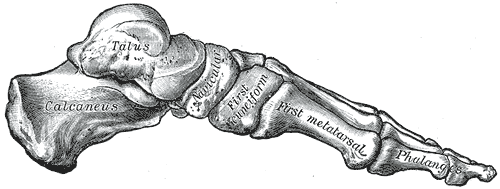
#> input picture tesi/sorgenti/gray/Gray290.png, 500 x 189 px; its folder holds 4 pictures in this run
$ python tavole_it.py
#> lines starting #> are read from the running program, lines starting #| are printed output that depends on the picture
# Traduce in italiano le etichette delle tavole di Gray (1918) e compone le tavole della tesi.
# Etichette esterne: cancellate e riscritte in italiano. Etichette sul disegno: coperte da un numero (legenda in didascalia).
import os, statistics
from PIL import Image, ImageDraw, ImageFont, ImageOps

HERE = os.path.dirname(os.path.abspath(__file__))
GRAY = os.path.join(HERE, 'gray')
S = 2  # fattore di ingrandimento di lavoro
MARGIN = 80  # margine bianco (px originali) per le etichette lunghe
FONT_IT = '/usr/share/fonts/truetype/liberation/LiberationSerif-Italic.ttf'
FONT_B = '/usr/share/fonts/truetype/liberation/LiberationSans-Bold.ttf'

def load(n):
    im = Image.open(f'{GRAY}/Gray{n}.png').convert('RGB')
    im = im.crop(ImageOps.invert(im).getbbox())
    im = ImageOps.expand(im, border=MARGIN, fill='white')
    return im.resize((im.size[0] * S, im.size[1] * S), Image.LANCZOS)

# [11 lines left out: function median_border, not called in this run]

def erase(im, box, white):
    d = ImageDraw.Draw(im)
    if white:
        d.rectangle(box, fill=(255, 255, 255)); return
    d.rounded_rectangle(box, radius=3 * S, fill=(255, 255, 255), outline=(90, 90, 90), width=1)

def fit_text(d, text, box, maxw_factor=1.25):
    x0, y0, x1, y1 = box
    bw, bh = x1 - x0, y1 - y0
    bh = min(bh, 13 * S)
    maxw = int(max(bw * maxw_factor, 70 * S))
    for lines in (1, 2, 3):
        words = text.split()
        # suddivisione in righe bilanciate
        if lines == 1: parts = [text]
        else:
            n = len(words); per = -(-n // lines)
            parts = [' '.join(words[i:i + per]) for i in range(0, n, per)]
        size = int(bh / (lines * 0.95)) if lines > 1 else int(bh * 1.05)
        size = max(size, 9 * S)
        while size >= 9 * S:
            f = ImageFont.truetype(FONT_IT, size)
            widths = [d.textlength(p, font=f) for p in parts]
            if max(widths) <= maxw: return f, parts
            size -= 1
    f = ImageFont.truetype(FONT_IT, 9 * S)
    return f, parts

def write_label(im, text, box, white=True, anchor='c', maxw=1.25):
    box = [(v + MARGIN) * S for v in box]
    d = ImageDraw.Draw(im)
    f, parts = fit_text(d, text, box, maxw)
    lh = f.size * 1.05
    total = lh * len(parts)
    cx = (box[0] + box[2]) / 2; cy = (box[1] + box[3]) / 2
    tw = max(d.textlength(p, font=f) for p in parts)
    if anchor == 'c': tx0 = cx - tw / 2
    elif anchor == 'l': tx0 = box[0]
    else: tx0 = box[2] - tw
    tbox = [tx0 - 3 * S, cy - total / 2 - 2 * S, tx0 + tw + 3 * S, cy + total / 2 + 2 * S]
    y = cy - total / 2
    for p in parts:
        w = d.textlength(p, font=f)
        x = cx - w / 2 if anchor == 'c' else (box[0] if anchor == 'l' else box[2] - w)
        d.text((x, y), p, font=f, fill=(20, 20, 20))
        y += lh

# [9 lines left out: function number_label, not called in this run]

# ---- definizioni per tavola: (tipo, testo/numero, box, white) ----
PL = {
 290: [('t', 'Astragalo', [104, 36, 148, 52], False), ('t', 'Calcagno', [40, 96, 116, 114], False),
       ('t', 'Navicolare', [183, 46, 226, 98], False), ('t', 'I cuneiforme', [216, 68, 270, 126], False),
       ('t', 'I metatarso', [268, 93, 368, 150], False), ('t', 'Falangi', [388, 146, 462, 174], False)],
 291: [('t', 'Astragalo', [328, 31, 382, 51], False), ('t', 'Calcagno', [358, 96, 437, 115], False),
       ('t', 'Cuboide', [278, 88, 322, 105], False), ('t', 'Navicolare', [268, 22, 322, 64], False),
       ('e', 0, [236, 33, 284, 52], False), ('t', 'II cuneif.', [206, 33, 258, 52], False), ('t', 'III cuneif.', [248, 54, 292, 77], False),
       ('t', 'Metatarso', [146, 90, 234, 129], False), ('t', 'Falangi', [46, 111, 124, 154], False)],
 354: [('t', 'Legamento deltoideo', [156, 130, 237, 144], True),
       ('t', 'Legamento talo-navicolare', [109, 144, 220, 158], True),
       ('t', 'Legamento cuneo-navicolare dorsale II', [66, 155, 185, 177], True),
       ('t', 'Legamento cuneo-navicolare dorsale I', [50, 179, 175, 202], True),
       ('t', 'Legamento tibio-astragalico posteriore', [427, 184, 541, 197], True, {'anchor': 'l'}),
       ('t', 'Legamento talo-calcaneare mediale', [422, 219, 543, 234], True, {'anchor': 'l'}),
       ('t', 'Legamento talo-calcaneare posteriore', [427, 247, 534, 260], True),
       ('t', 'Capsula articolare', [28, 358, 112, 372], True, {'maxw': 1.0}),
       ('t', 'Legamento cuneo-navicolare mediale', [116, 358, 228, 372], True, {'maxw': 1.0}),
       ('t', 'Legamento calcaneo-cuboideo', [132, 371, 250, 384], True),
       ('t', 'Legamento calcaneo-navicolare plantare', [186, 382, 292, 407], True),
       ('t', 'Legamento lungo plantare', [301, 406, 408, 419], True)],
 356: [('t', 'Tibia', [98, 36, 137, 54], False), ('t', 'Fibula', [153, 53, 197, 72], False),
       ('t', 'Astragalo', [58, 203, 102, 222], False), ('t', 'Calcagno', [133, 306, 212, 327], False),
       ('t', 'Legamento peroneo-astragalico anteriore', [246, 152, 420, 172], True, {'anchor': 'l'}),
       ('t', 'Legamento peroneo-astragalico posteriore', [245, 190, 424, 209], True, {'anchor': 'l'}),
       ('t', 'Legamento peroneo-calcaneare', [245, 208, 395, 224], True, {'anchor': 'l'}),
       ('t', 'Legamento talo-calcaneare laterale', [245, 225, 424, 240], True, {'anchor': 'l'}),
       ('t', 'Legamento talo-calcaneare anteriore', [0, 281, 77, 327], True, {'anchor': 'r', 'maxw': 1.0})],
 441: [('t', 'Tibiale anteriore', [257, 28, 382, 48], True),
       ('t', 'Estensore lungo delle dita', [290, 54, 445, 77], True),
       ('t', 'Estensore lungo dell’alluce', [457, 209, 568, 232], True, {'anchor': 'l'}),
       ('t', 'Estensore breve delle dita', [516, 233, 628, 252], True, {'anchor': 'l'}),
       ('t', 'Tendine d’Achille', [16, 400, 140, 419], True),
       ('t', 'Peroneo lungo', [59, 426, 185, 447], True),
       ('t', 'Peroneo breve', [134, 467, 256, 486], True),
       ('t', 'Peroneo terzo', [302, 467, 428, 486], True),
       ('n', 1, [150, 60, 220, 106], False), ('n', 2, [292, 196, 356, 250], False)],
 442: [('t', 'Tibiale anteriore', [368, 56, 487, 74], True),
       ('t', 'Tibiale posteriore', [285, 104, 411, 125], True),
       ('t', 'Flessore lungo delle dita', [215, 160, 348, 179], True),
       ('t', 'Estensore lungo dell’alluce', [188, 178, 299, 198], True),
       ('t', 'Flessore lungo dell’alluce', [343, 378, 501, 399], True),
       ('t', 'Borsa', [537, 396, 583, 413], True),
       ('t', 'Tendine d’Achille', [555, 413, 667, 430], True, {'anchor': 'l'}),
       ('n', 3, [507, 20, 566, 103], False), ('n', 4, [452, 110, 520, 148], False), ('n', 5, [370, 152, 420, 213], False)],
 439: [('t', 'Femore', [70, 9, 124, 29], False),
       ('n', 1, [31, 80, 87, 108], False), ('n', 2, [116, 80, 167, 108], False),
       ('n', 3, [77, 230, 141, 250], False), ('n', 4, [152, 205, 196, 290], False),
       ('n', 5, [177, 300, 199, 443], False), ('n', 6, [87, 365, 151, 420], False),
       ('n', 7, [57, 396, 81, 603], False), ('n', 8, [127, 462, 151, 648], False),
       ('n', 9, [151, 442, 171, 598], False)],
 443: [('t', 'Calcagno', [113, 33, 197, 54], False),
       ('n', 10, [128, 134, 186, 216], False), ('n', 11, [67, 200, 89, 372], False),
       ('n', 12, [128, 262, 202, 360], False), ('n', 13, [209, 200, 236, 382], False),
       ('n', 14, [186, 585, 214, 705], False), ('n', 15, [69, 618, 91, 702], False), ('n', 16, [80, 700, 96, 790], False)],
 444: [('t', 'Calcagno', [116, 48, 202, 72], False), ('t', 'Tuberosità', [120, 86, 222, 116], False),
       ('e', 0, [86, 165, 120, 300], False), ('n', 17, [112, 288, 140, 350], False), ('e', 0, [138, 348, 168, 412], False), ('n', 18, [120, 285, 225, 335], False),
       ('n', 19, [93, 343, 121, 500], False), ('n', 20, [118, 483, 142, 562], False)],
 833: [('t', 'Nervo plantare mediale', [1, 115, 60, 153], True, {'anchor': 'r', 'maxw': 1.0}),
       ('t', 'Nervo plantare laterale', [219, 96, 275, 134], True, {'anchor': 'l', 'maxw': 1.0}),
       ('t', 'Ramo profondo', [255, 261, 305, 293], True, {'anchor': 'l'}),
       ('n', 1, [100, 118, 178, 150], False), ('n', 2, [108, 190, 150, 268], False), ('n', 3, [92, 308, 110, 428], False)],
}

def process(n):
    im = load(n)
    rows = [(r[0], r[1], r[2], r[3], r[4] if len(r) > 4 else {}) for r in PL[n]]
    # passata 1: coperture
    for kind, val, box, white, opt in rows:
        b = [(v + MARGIN) * S for v in box]
        if kind == 't' and not white:
            d = ImageDraw.Draw(im); f, parts = fit_text(d, val, b, opt.get('maxw', 1.25))
            lh = f.size * 1.05; total = lh * len(parts); cx = (b[0] + b[2]) / 2; cy = (b[1] + b[3]) / 2
            tw = max(d.textlength(p, font=f) for p in parts)
            tb = [cx - tw / 2 - 3 * S, cy - total / 2 - 2 * S, cx + tw / 2 + 3 * S, cy + total / 2 + 2 * S]
            erase(im, [min(b[0], tb[0]), min(b[1], tb[1]), max(b[2], tb[2]), max(b[3], tb[3])], False)
        else:
            erase(im, b, white)
    # passata 2: scritte e numeri
    for kind, val, box, white, opt in rows:
        if kind == 't': write_label(im, val, box, white, **opt)
        elif kind == 'n': number_label(im, val, box, white)
    bb = ImageOps.invert(im.convert('RGB')).getbbox(); p = 8 * S
    im = im.crop((max(0, bb[0] - p), max(0, bb[1] - p), min(im.size[0], bb[2] + p), min(im.size[1], bb[3] + p)))
    im.save(os.path.join(HERE, f'it{n}.png'))
    return im

font_ab = ImageFont.truetype('/usr/share/fonts/truetype/liberation/LiberationSerif-Bold.ttf', 20 * S)
def compose(nums, H, out):
    ims = []
    for n in nums:
        im = process(n); w, h = im.size
        s = H * S / h
        ims.append(im.resize((int(w * s), int(h * s)), Image.LANCZOS))
    gap = 25 * S; W = sum(i.size[0] for i in ims) + gap * (len(ims) + 1); Hc = max(i.size[1] for i in ims) + 35 * S
    sheet = Image.new('RGB', (W, Hc), 'white'); d = ImageDraw.Draw(sheet); x = gap
    for k, im in enumerate(ims):
        y = (Hc - 35 * S - im.size[1]) // 2
        sheet.paste(im, (x, y))
        if len(ims) > 1: d.text((x, Hc - 30 * S), '(' + 'abc'[k] + ')', fill='black', font=font_ab)
        x += im.size[0] + gap
    sheet.save(os.path.join(HERE, out)); print(out, sheet.size)

if __name__ == '__main__':
    compose([290, 291], 185, 'tav1_scheletro.png')
#> in load, im is the input picture: PIL image 500x189 RGB; mean R, G, B 217.7, 218.4, 218.5
#> in load, `return im.resize((im.size[0] * S, im.size[1] * S), Image.LANCZOS)`:
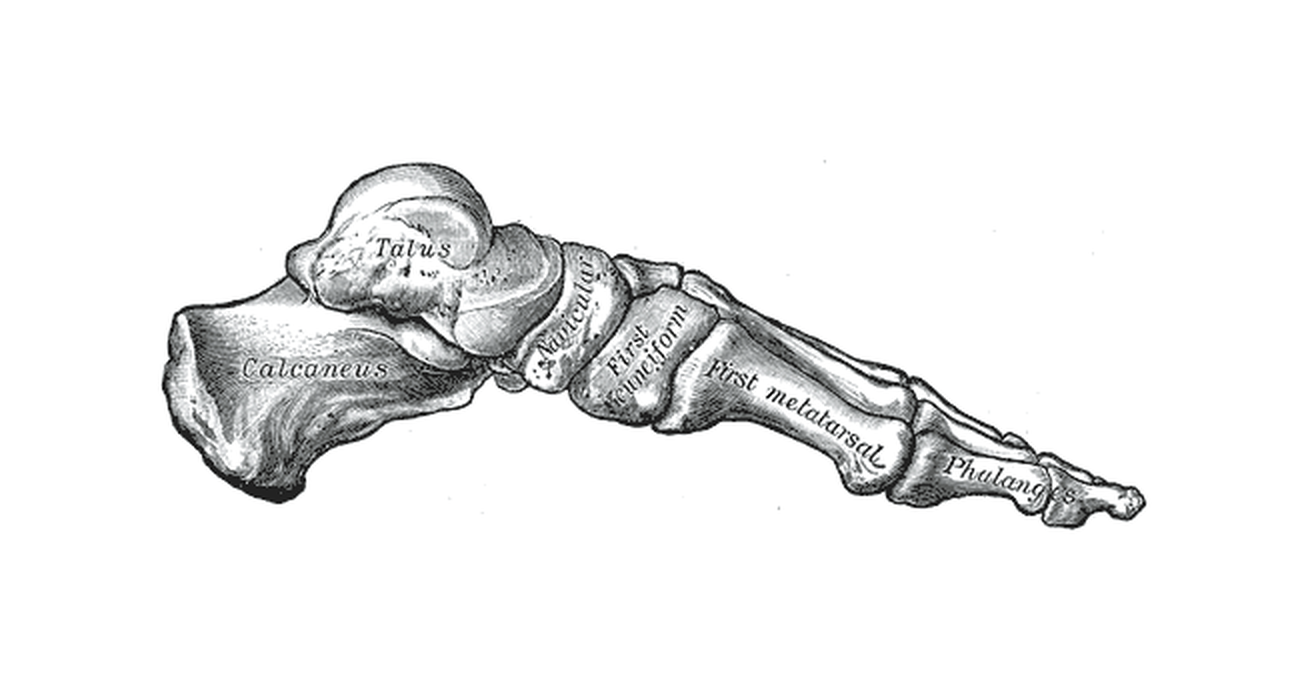
#> returned value: PIL image 1308x690 RGB; mean R, G, B 239.2, 239.5, 239.6
#> the loop in process, `for kind, val, box, white, opt in rows:` made 6 passes
#> tb on passes 1 to 6: [352.8, 229.8, 471.2, 266.2], [257.5, 351.8, 374.5, 388.2], [503.5, 285.8, 634.5, 322.2], [571.4, 335.8, 720.6, 372.2], [728.1, 384.8, 863.9, 421.2], [961.2, 461.8, 1058.8, 498.2]
#> the loop in process, `for kind, val, box, white, opt in rows:` made 6 passes
#> in process, `bb = ImageOps.invert(im.convert('RGB')).getbbox()`: bb = (156, 156, 1152, 535)
#> pass 2 of the loop in compose, `for n in nums:`:
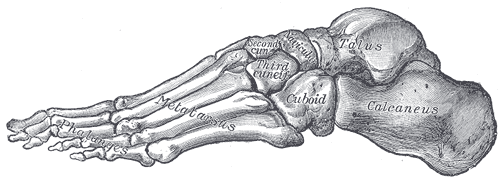
#> input picture tesi/sorgenti/gray/Gray291.png, 500 x 179 px
#> in load, im is the input picture: PIL image 500x179 RGB; mean R, G, B 213.9, 214.4, 216.1
#> the loop in process (call 2), `for kind, val, box, white, opt in rows:` made 9 passes
#> tb on passes 1, 2, 3, 4, 6, 7, 8, 9: [810.8, 223.8, 929.2, 260.2], [896.5, 352.8, 1013.5, 389.2], [708.2, 334.8, 811.8, 371.2], [684.5, 227.8, 815.5, 264.2], [569.3, 226.8, 678.7, 263.2], [640.8, 272.8, 759.2, 309.2], [478.5, 360.8, 601.5, 397.2], [281.2, 406.8, 378.8, 443.2]
#> the loop in process (call 2), `for kind, val, box, white, opt in rows:` made 9 passes
#> in compose, `W = sum((i.size[0] for i in ims)) + gap * (len(ims) + 1)`: W = 2052
#> in compose, `Hc = max((i.size[1] for i in ims)) + 35 * S`: Hc = 440
#> in compose, `sheet = Image.new('RGB', (W, Hc), 'white')`: sheet: PIL image 2052x440 RGB; every value is 255
#> the loop in compose, `for k, im in enumerate(ims):` made 2 passes
#> (y, x) on passes 1 to 2: (0, 1025), (0, 2052)
#> after the loop in compose, `for k, im in enumerate(ims):`:
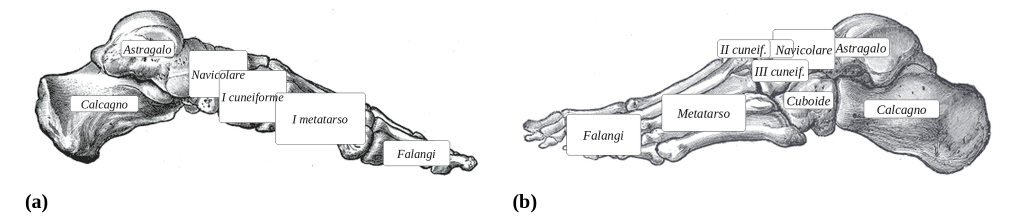
#> sheet: PIL image 2052x440 RGB (shown at 1/2 size); mean R, G, B 233.5, 233.7, 234.2
#> after the loop in compose, `for k, im in enumerate(ims):`: x = 2052
#| tav1_scheletro.png (2052, 440)
    compose([354, 356], 400, 'tav2_legamenti.png')
#> call 2 of compose, with H = 400, out = 'tav2_legamenti.png'
#> call 3 of process, with n = 354
#> call 3 of load, with n = 354
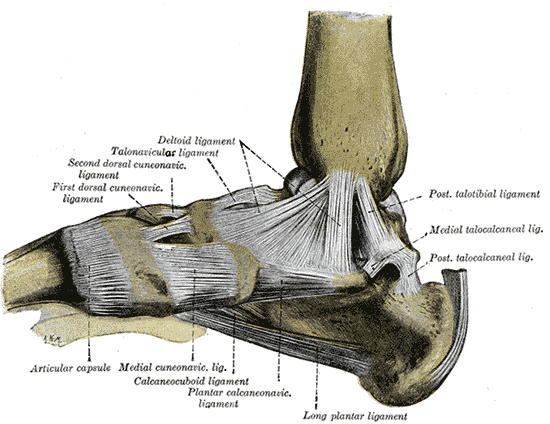
#> input picture tesi/sorgenti/gray/Gray354.png, 550 x 424 px
#> in load, im is the input picture: PIL image 550x424 RGB; mean R, G, B 206.2, 205, 198.5
#> after the loop in process (call 3), `for kind, val, box, white, opt in rows:`:
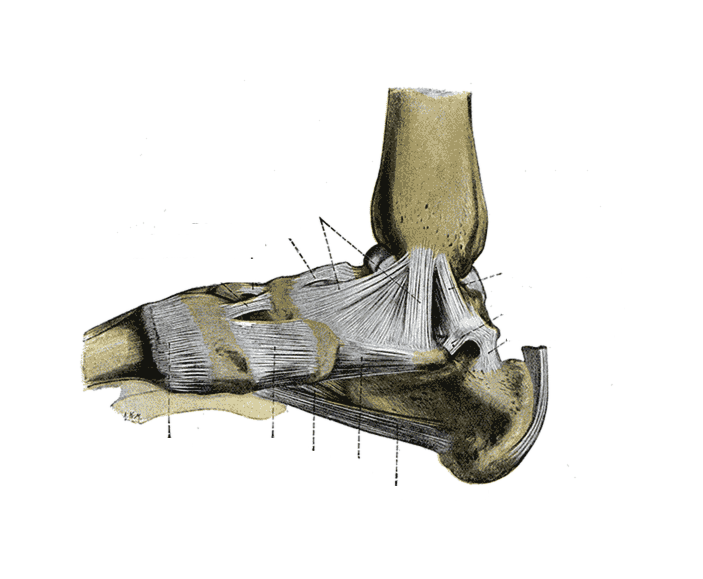
#> im: PIL image 1406x1158 RGB (shown at 1/2 size); mean R, G, B 228.8, 228.1, 224.4
#> the loop in process (call 3), `for kind, val, box, white, opt in rows:` made 12 passes
#> after the loop in process (call 3), `for kind, val, box, white, opt in rows:`:
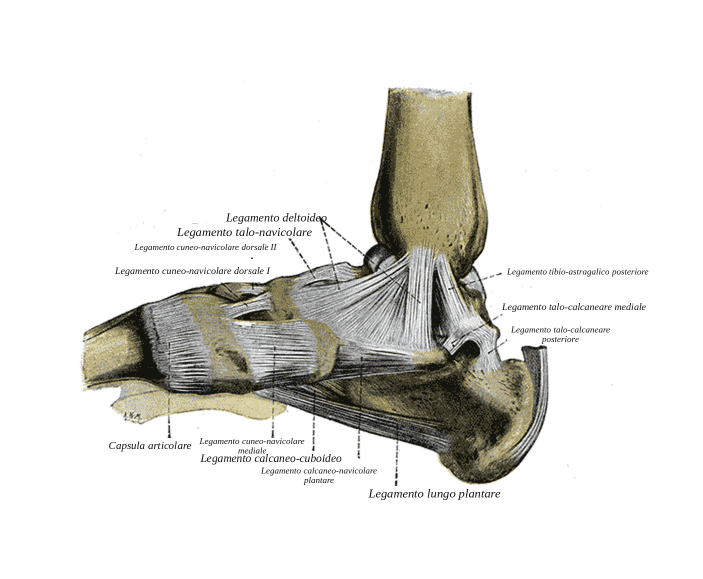
#> im: PIL image 1406x1158 RGB (shown at 1/2 size); mean R, G, B 227.3, 226.6, 222.9
#> in process (call 3), `bb = ImageOps.invert(im.convert('RGB')).getbbox()`: bb = (156, 156, 1297, 1003)
#> in process (call 3), `im = im.crop((max(0, bb[0] - p), max(0, bb[1] - p), min(im.size[0], bb..`:
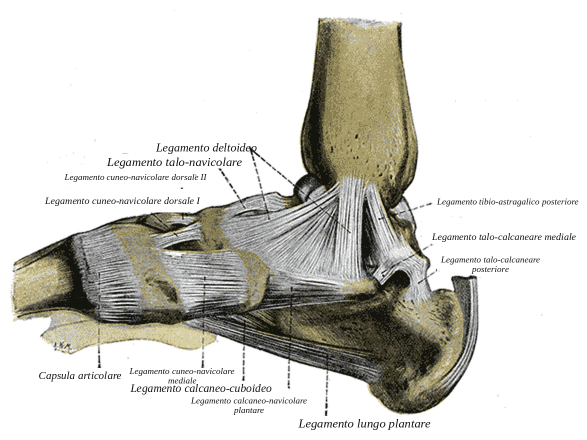
#> im: PIL image 1173x879 RGB (shown at 1/2 size); mean R, G, B 211.2, 210.1, 204.3
#> pass 2 of the loop in compose, `for n in nums:`:
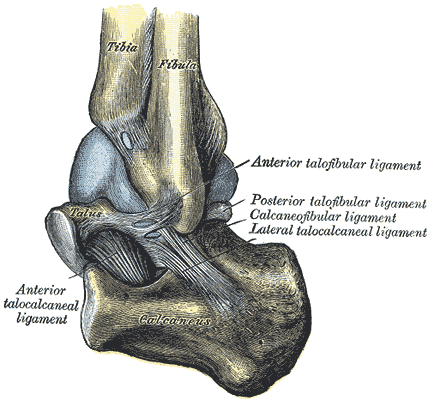
#> input picture tesi/sorgenti/gray/Gray356.png, 434 x 400 px
#> in load, im is the input picture: PIL image 434x400 RGB; mean R, G, B 204.5, 204.9, 201.7
#> the loop in process (call 4), `for kind, val, box, white, opt in rows:` made 9 passes
#> tb on passes 1 to 4: [361.2, 231.8, 428.8, 268.2], [468, 266.8, 552, 303.2], [260.8, 566.8, 379.2, 603.2], [446.5, 774.8, 563.5, 811.2]
#> the loop in process (call 4), `for kind, val, box, white, opt in rows:` made 9 passes
#> bb = (156, 156, 1095, 961)
#> in process (call 4), `im = im.crop((max(0, bb[0] - p), max(0, bb[1] - p), min(im.size[0], bb..`:
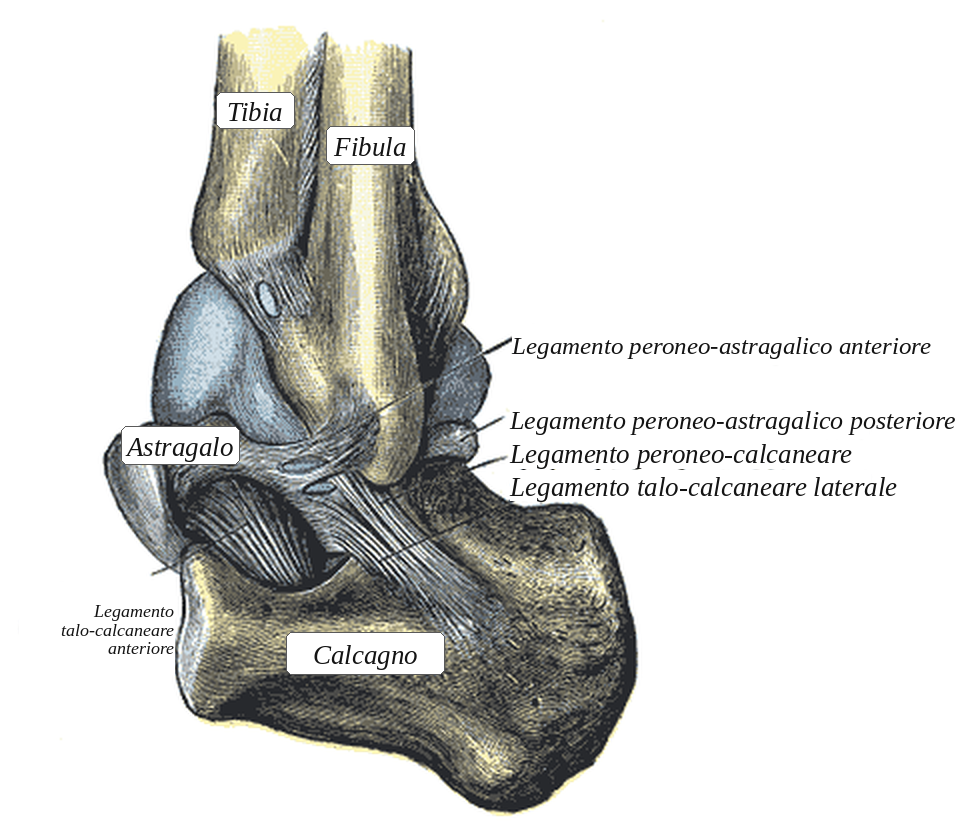
#> im: PIL image 971x837 RGB; mean R, G, B 214.1, 214.4, 212
#> in compose (call 2), `W = sum((i.size[0] for i in ims)) + gap * (len(ims) + 1)`: W = 2145
#> in compose (call 2), `Hc = max((i.size[1] for i in ims)) + 35 * S`: Hc = 870
#> in compose (call 2), `sheet = Image.new('RGB', (W, Hc), 'white')`: sheet: PIL image 2145x870 RGB; every value is 255
#> the loop in compose (call 2), `for k, im in enumerate(ims):` made 2 passes
#> (y, x) on passes 1 to 2: (0, 1167), (0, 2145)
#> after the loop in compose (call 2), `for k, im in enumerate(ims):`:
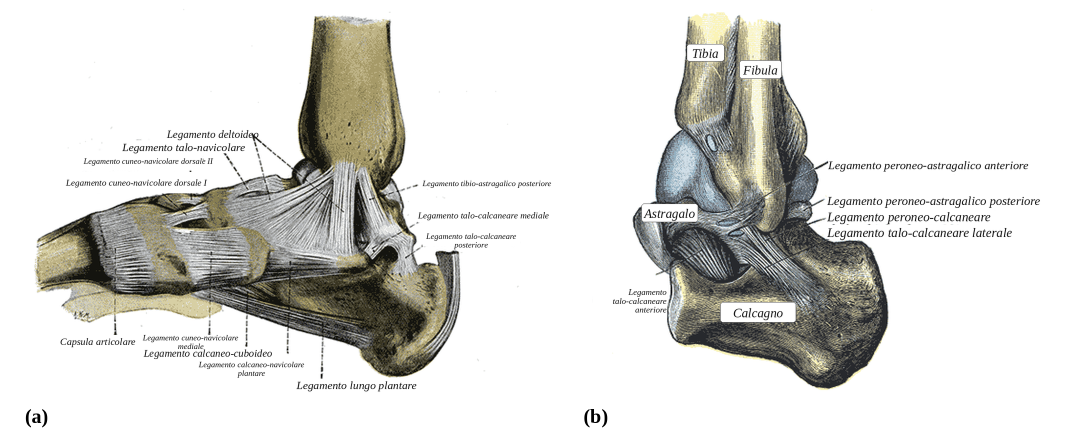
#> sheet: PIL image 2145x870 RGB (shown at 1/2 size); mean R, G, B 218.4, 218, 214.5
#> after the loop in compose (call 2), `for k, im in enumerate(ims):`: x = 2145
#| tav2_legamenti.png (2145, 870)
    compose([441, 442], 440, 'tav3_tendini.png')
#> (the run stopped early here; a loop or call above may not have finished)
